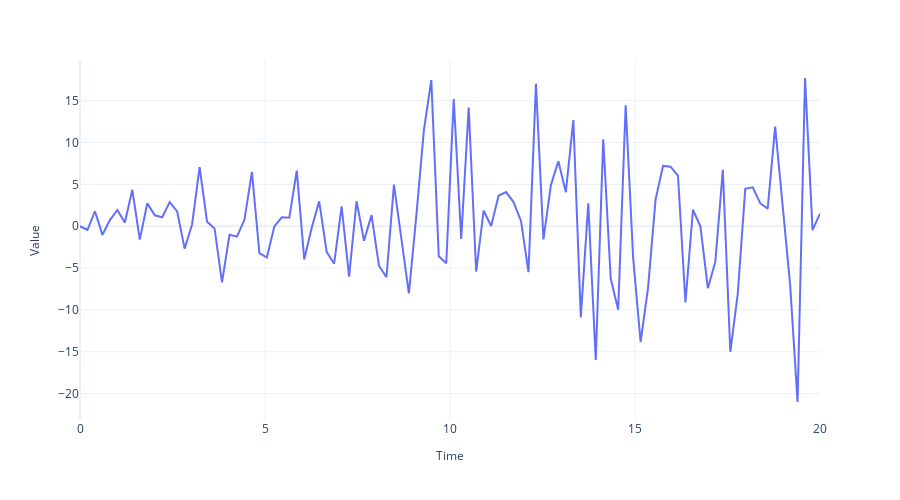

The code cell stored with this chart in its notebook:
### Code cell
fig = plot_time_series(regular_time_samples,
                 sinusoidal_samples+noise,
                 "")
fig.write_image("imgs/chapter_1/non_stationary_sinusoidal.png")
fig.show()

### Figure 1 — Plotly figure (JSON) as saved in the notebook; plotly's stock layout.template omitted (floating-point values rounded to 4 significant figures)
{"data": [{"hovertemplate": "Time=%{x}<br>Value=%{y}<extra></extra>", "legendgroup": "", "line": {"color": "#636efa", "dash": "solid"}, "marker": {"symbol": "circle"}, "mode": "lines", "name": "", "orientation": "v", "showlegend": false, "type": "scatter", "x": [0, 0.202, 0.404, 0.6061, 0.8081, 1.01, 1.212, 1.414, 1.616, 1.818, 2.02, 2.222, 2.424, 2.626, 2.828, 3.03, 3.232, 3.434, 3.636, 3.838, 4.04, 4.242, 4.444, 4.646, 4.848, 5.051, 5.253, 5.455, 5.657, 5.859, 6.061, 6.263, 6.465, 6.667, 6.869, 7.071, 7.273, 7.475, 7.677, 7.879, 8.081, 8.283, 8.485, 8.687, 8.889, 9.091, 9.293, 9.495, 9.697, 9.899, 10.1, 10.3, 10.51, 10.71, 10.91, 11.11, 11.31, 11.52, 11.72, 11.92, 12.12, 12.32, 12.53, 12.73, 12.93, 13.13, 13.33, 13.54, 13.74, 13.94, 14.14, 14.34, 14.55, 14.75, 14.95, 15.15, 15.35, 15.56, 15.76, 15.96, 16.16, 16.36, 16.57, 16.77, 16.97, 17.17, 17.37, 17.58, 17.78, 17.98, 18.18, 18.38, 18.59, 18.79, 18.99, 19.19, 19.39, 19.6, 19.8, 20], "xaxis": "x", "y": [0, -0.4386, 1.794, -1.034, 0.7369, 1.943, 0.4478, 4.357, -1.602, 2.741, 1.306, 1.075, 2.888, 1.765, -2.667, 0.2466, 7.052, 0.5439, -0.2641, -6.709, -1.023, -1.246, 0.7679, 6.491, -3.217, -3.736, -0.01805, 1.066, 1.023, 6.65, -3.947, -0.1664, 2.973, -3.057, -4.47, 2.363, -6.025, 2.997, -1.736, 1.331, -4.708, -6.087, 4.979, -1.811, -8.011, 1.295, 11.43, 17.45, -3.585, -4.408, 15.2, -1.508, 14.18, -5.405, 1.883, 0.03586, 3.645, 4.088, 2.895, 0.6422, -5.489, 17.03, -1.574, 4.918, 7.773, 4.075, 12.69, -10.89, 2.755, -15.98, 10.39, -6.238, -9.979, 14.45, -3.777, -13.82, -7.319, 3.181, 7.205, 7.117, 6.061, -9.109, 1.977, -0.00602, -7.391, -4.23, 6.745, -14.99, -8.039, 4.474, 4.655, 2.754, 2.111, 11.91, 2.363, -6.917, -20.99, 17.71, -0.4624, 1.512], "yaxis": "y"}], "layout": {"autosize": false, "height": 500, "legend": {"tracegroupgap": 0}, "margin": {"t": 60}, "title": {"font": {"size": 25}, "text": "", "x": 0.5, "xanchor": "center", "yanchor": "top"}, "width": 900, "xaxis": {"anchor": "y", "autorange": true, "domain": [0, 1], "range": [0, 20], "title": {"font": {"size": 12}, "text": "Time"}, "type": "linear"}, "yaxis": {"anchor": "x", "autorange": true, "domain": [0, 1], "range": [-23.14, 19.86], "title": {"font": {"size": 12}, "text": "Value"}, "type": "linear"}}}
